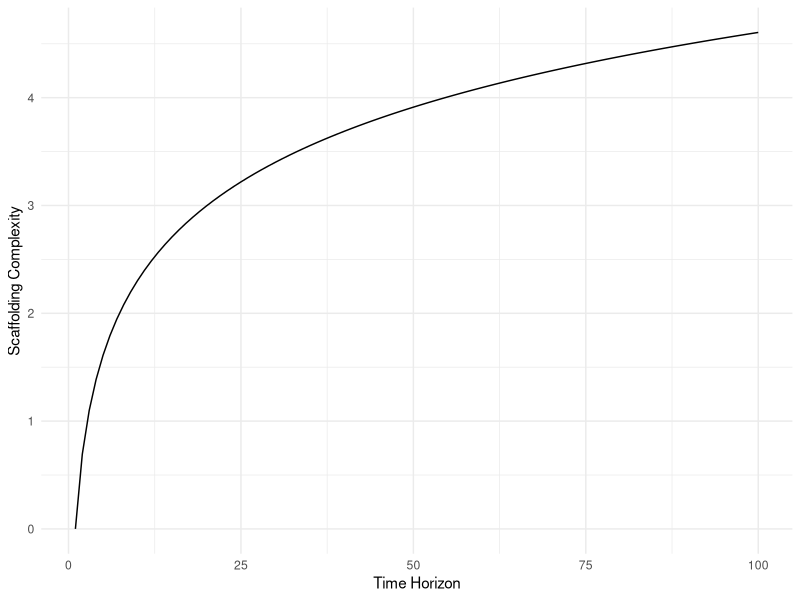

The R source for this figure:
## ---- chunk 1
library("ggplot2")
ggplot(data = data.frame(x = 1:100, y = log(1:100)),
       mapping = aes(x = x, y = y)) +
    geom_line() +
    theme_minimal() +
    xlab("Time Horizon") +
    ylab("Scaffolding Complexity") +
    scale_x_continuous(labels = function(x) {x})
